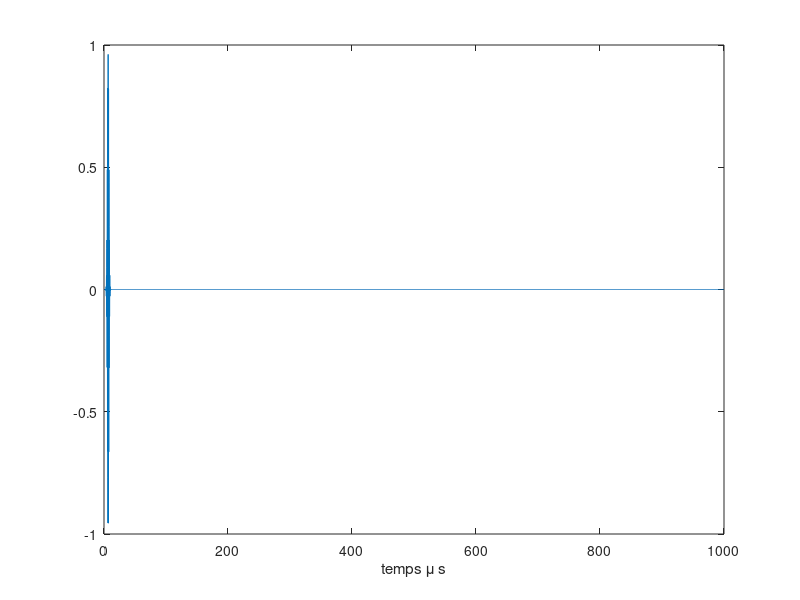
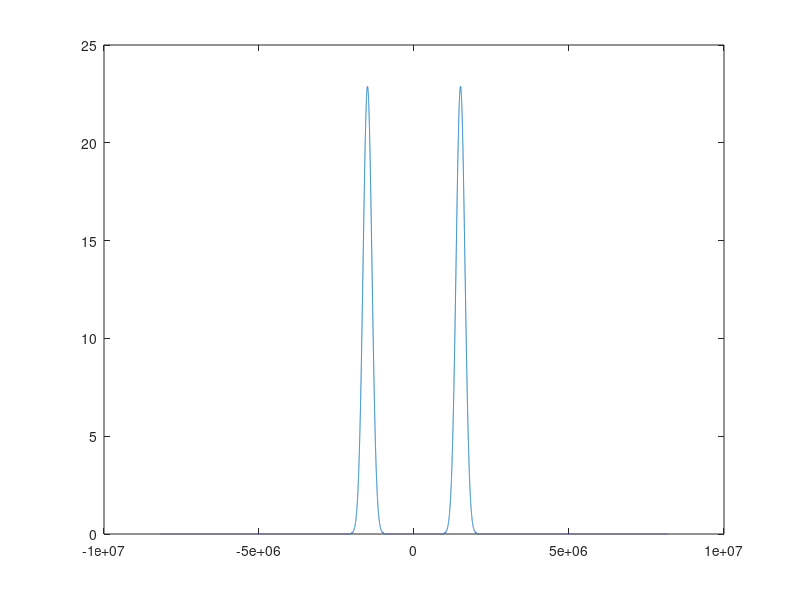

MATLAB code for these plots, in order: (Note: this script raises an error after producing the figures.)
clear
% Fréquence du générateur (fréquence de répétition du signal)
fp = 1000;
% Période de répétition du signal
Tp = 1/fp;
%Nombre de points du signal
N = (0:(2^14-1)); % 2^14 par defaut
%Vecteur temporel
t = Tp/length(N)*N;
%Fréquence d'échantillonnage
fe = length(N)/Tp;
%Fréquence centrale du signal
fc = 1.5e6;
%variance de la Gaussienne
N_sigma = 7;
%sigmaf  = fc/N_sigma;
sigmaf  = 1e6/N_sigma;
%variance de la Gaussienne temporelle
sigmat = 1/2/pi/sigmaf;
%sigmat = sigmat/5; % tiens sur 10 ca ressemble a un ricker
%temps de "départ"
t0 = 6*sigmat;
%Signal
A = cos(2*pi*fc*(t-t0)).*exp(-(t-t0).^2/2/sigmat^2);
Nf = 4*length(N);
ATF = fftshift(fft(A,Nf));
Freq = ((-Nf/2:Nf/2-1) *fe/Nf);
figure
plot(t*1e6,A)
xlabel('temps \mu s')

figure;
plot(Freq,abs(ATF))
%%
%
%audiowrite('umpuslion_5_periodes_fc50kHz_frepetition_100Hz.wav',A,fe)
% if fc==1e5
%     %name = "ricker_gaussien_fc100kHz_frepetition_";
%     name = "gaussien_fc100kHz_frepetition_";
% elseif fc==1e6
%     name = "gaussien_fc1MHz_frepetition_";
% else
%     name = "Attention_freq";
% end
% name = "gaussien_fc"+
name = "gaussien_fc_1p50MHz_frep_";
name = name + fp +"Hz.wav" ;
audiowrite(name,A,fe)


%Ecriture d'un fichier .DAT
%tamere = fopen('tamerelachienne.tps','w');
%connard = fwrite(tamere,A);
%DA = fclose(tamere);
